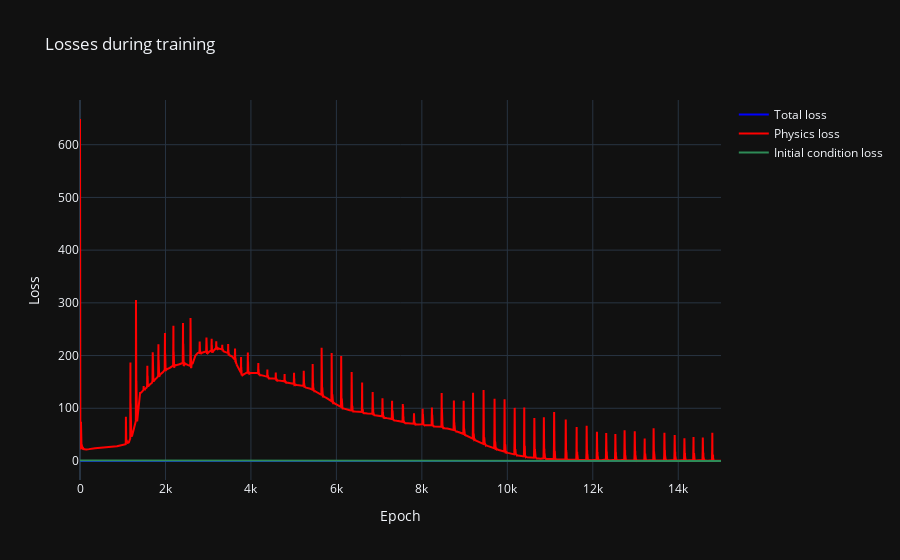

Notebook cell for this chart:
### Markdown cell above
Plot the loss during each epoch.

### Code cell
fig = go.Figure()
fig.add_trace(go.Scatter(x=np.arange(epochs), y=losses, mode='lines', name='Total loss', line=dict(color='blue')))
fig.add_trace(go.Scatter(x=np.arange(epochs), y=losses_physic, mode='lines', name='Physics loss', line=dict(color='red')))
fig.add_trace(go.Scatter(x=np.arange(epochs), y=losses_ic, mode='lines', name='Initial condition loss', line=dict(color='seagreen')))
fig.update_layout(title='Losses during training', xaxis_title='Epoch', yaxis_title='Loss', template='plotly_dark')
fig.show()

### Figure 1 — Plotly figure (JSON) as saved in the notebook; plotly's stock layout.template omitted (floating-point values rounded to 4 significant figures; data arrays with more than 128 entries replaced by an {"elided": "..."} marker saying what was removed)
{"data": [{"line": {"color": "blue"}, "mode": "lines", "name": "Total loss", "type": "scatter", "x": {"elided": "15001 int values"}, "y": {"elided": "15001 float values"}}, {"line": {"color": "red"}, "mode": "lines", "name": "Physics loss", "type": "scatter", "x": {"elided": "15001 int values"}, "y": {"elided": "15001 float values"}}, {"line": {"color": "seagreen"}, "mode": "lines", "name": "Initial condition loss", "type": "scatter", "x": {"elided": "15001 int values"}, "y": {"elided": "15001 float values"}}], "layout": {"title": {"text": "Losses during training"}, "xaxis": {"title": {"text": "Epoch"}}, "yaxis": {"title": {"text": "Loss"}}}}
